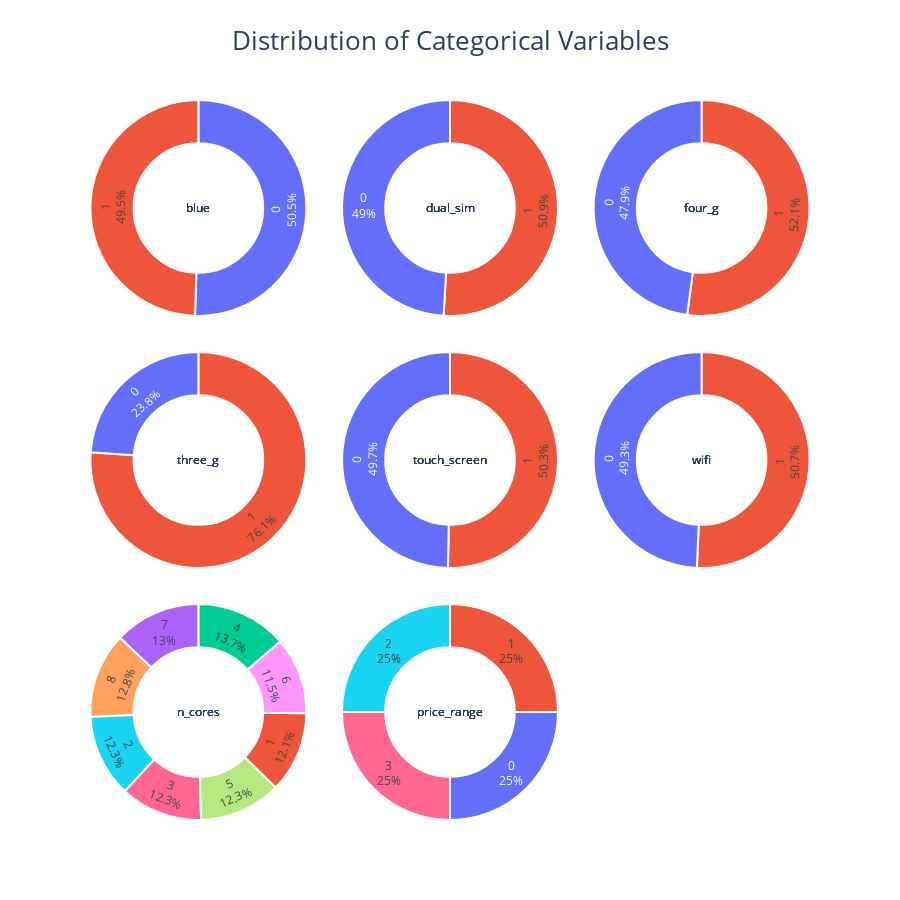

Here is the notebook cell this chart was saved with:
### Code cell
for i, features in enumerate(categorical_data.columns):
    value_counts = categorical_data[features].value_counts()

    pie_chart = go.Pie(
        labels = value_counts.index,
        values = value_counts.values,
        hole=0.6,
        textinfo='percent+label',
        textposition='inside',
        title=features,
        marker = {'line':{'color':'white','width':2}}
    )

    row, col = divmod(i,3)
    fig.add_trace(pie_chart,row=row+1,col=col+1)

fig.update_layout(
        title_text = "Distribution of Categorical Variables",
        title_x = 0.5, title_font={'size':26}
    )

fig.show()

### Figure 1 — Plotly figure (JSON) as saved in the notebook; plotly's stock layout.template omitted (floating-point values rounded to 4 significant figures)
{"data": [{"domain": {"x": [0, 0.32], "y": [0.7, 1]}, "hole": 0.6, "labels": [0, 1], "marker": {"line": {"color": "white", "width": 2}}, "textinfo": "percent+label", "textposition": "inside", "title": {"text": "blue"}, "type": "pie", "values": [1010, 990]}, {"domain": {"x": [0.34, 0.66], "y": [0.7, 1]}, "hole": 0.6, "labels": [1, 0], "marker": {"line": {"color": "white", "width": 2}}, "textinfo": "percent+label", "textposition": "inside", "title": {"text": "dual_sim"}, "type": "pie", "values": [1019, 981]}, {"domain": {"x": [0.68, 1], "y": [0.7, 1]}, "hole": 0.6, "labels": [1, 0], "marker": {"line": {"color": "white", "width": 2}}, "textinfo": "percent+label", "textposition": "inside", "title": {"text": "four_g"}, "type": "pie", "values": [1043, 957]}, {"domain": {"x": [0, 0.32], "y": [0.35, 0.65]}, "hole": 0.6, "labels": [1, 0], "marker": {"line": {"color": "white", "width": 2}}, "textinfo": "percent+label", "textposition": "inside", "title": {"text": "three_g"}, "type": "pie", "values": [1523, 477]}, {"domain": {"x": [0.34, 0.66], "y": [0.35, 0.65]}, "hole": 0.6, "labels": [1, 0], "marker": {"line": {"color": "white", "width": 2}}, "textinfo": "percent+label", "textposition": "inside", "title": {"text": "touch_screen"}, "type": "pie", "values": [1006, 994]}, {"domain": {"x": [0.68, 1], "y": [0.35, 0.65]}, "hole": 0.6, "labels": [1, 0], "marker": {"line": {"color": "white", "width": 2}}, "textinfo": "percent+label", "textposition": "inside", "title": {"text": "wifi"}, "type": "pie", "values": [1014, 986]}, {"domain": {"x": [0, 0.32], "y": [0, 0.3]}, "hole": 0.6, "labels": [4, 7, 8, 2, 3, 5, 1, 6], "marker": {"line": {"color": "white", "width": 2}}, "textinfo": "percent+label", "textposition": "inside", "title": {"text": "n_cores"}, "type": "pie", "values": [274, 259, 256, 247, 246, 246, 242, 230]}, {"domain": {"x": [0.34, 0.66], "y": [0, 0.3]}, "hole": 0.6, "labels": [1, 2, 3, 0], "marker": {"line": {"color": "white", "width": 2}}, "textinfo": "percent+label", "textposition": "inside", "title": {"text": "price_range"}, "type": "pie", "values": [500, 500, 500, 500]}, {"domain": {"x": [0, 0.32], "y": [0.7, 1]}, "hole": 0.6, "labels": [0, 1], "marker": {"line": {"color": "white", "width": 2}}, "textinfo": "percent+label", "textposition": "inside", "title": {"text": "blue"}, "type": "pie", "values": [1010, 990]}, {"domain": {"x": [0.34, 0.66], "y": [0.7, 1]}, "hole": 0.6, "labels": [1, 0], "marker": {"line": {"color": "white", "width": 2}}, "textinfo": "percent+label", "textposition": "inside", "title": {"text": "dual_sim"}, "type": "pie", "values": [1019, 981]}, {"domain": {"x": [0.68, 1], "y": [0.7, 1]}, "hole": 0.6, "labels": [1, 0], "marker": {"line": {"color": "white", "width": 2}}, "textinfo": "percent+label", "textposition": "inside", "title": {"text": "four_g"}, "type": "pie", "values": [1043, 957]}, {"domain": {"x": [0, 0.32], "y": [0.35, 0.65]}, "hole": 0.6, "labels": [1, 0], "marker": {"line": {"color": "white", "width": 2}}, "textinfo": "percent+label", "textposition": "inside", "title": {"text": "three_g"}, "type": "pie", "values": [1523, 477]}, {"domain": {"x": [0.34, 0.66], "y": [0.35, 0.65]}, "hole": 0.6, "labels": [1, 0], "marker": {"line": {"color": "white", "width": 2}}, "textinfo": "percent+label", "textposition": "inside", "title": {"text": "touch_screen"}, "type": "pie", "values": [1006, 994]}, {"domain": {"x": [0.68, 1], "y": [0.35, 0.65]}, "hole": 0.6, "labels": [1, 0], "marker": {"line": {"color": "white", "width": 2}}, "textinfo": "percent+label", "textposition": "inside", "title": {"text": "wifi"}, "type": "pie", "values": [1014, 986]}, {"domain": {"x": [0, 0.32], "y": [0, 0.3]}, "hole": 0.6, "labels": [4, 7, 8, 2, 3, 5, 1, 6], "marker": {"line": {"color": "white", "width": 2}}, "textinfo": "percent+label", "textposition": "inside", "title": {"text": "n_cores"}, "type": "pie", "values": [274, 259, 256, 247, 246, 246, 242, 230]}, {"domain": {"x": [0.34, 0.66], "y": [0, 0.3]}, "hole": 0.6, "labels": [1, 2, 3, 0], "marker": {"line": {"color": "white", "width": 2}}, "textinfo": "percent+label", "textposition": "inside", "title": {"text": "price_range"}, "type": "pie", "values": [500, 500, 500, 500]}, {"domain": {"x": [0, 0.32], "y": [0.7, 1]}, "hole": 0.6, "labels": [0, 1], "marker": {"line": {"color": "white", "width": 2}}, "textinfo": "percent+label", "textposition": "inside", "title": {"text": "blue"}, "type": "pie", "values": [1010, 990]}, {"domain": {"x": [0.34, 0.66], "y": [0.7, 1]}, "hole": 0.6, "labels": [1, 0], "marker": {"line": {"color": "white", "width": 2}}, "textinfo": "percent+label", "textposition": "inside", "title": {"text": "dual_sim"}, "type": "pie", "values": [1019, 981]}, {"domain": {"x": [0.68, 1], "y": [0.7, 1]}, "hole": 0.6, "labels": [1, 0], "marker": {"line": {"color": "white", "width": 2}}, "textinfo": "percent+label", "textposition": "inside", "title": {"text": "four_g"}, "type": "pie", "values": [1043, 957]}, {"domain": {"x": [0, 0.32], "y": [0.35, 0.65]}, "hole": 0.6, "labels": [1, 0], "marker": {"line": {"color": "white", "width": 2}}, "textinfo": "percent+label", "textposition": "inside", "title": {"text": "three_g"}, "type": "pie", "values": [1523, 477]}, {"domain": {"x": [0.34, 0.66], "y": [0.35, 0.65]}, "hole": 0.6, "labels": [1, 0], "marker": {"line": {"color": "white", "width": 2}}, "textinfo": "percent+label", "textposition": "inside", "title": {"text": "touch_screen"}, "type": "pie", "values": [1006, 994]}, {"domain": {"x": [0.68, 1], "y": [0.35, 0.65]}, "hole": 0.6, "labels": [1, 0], "marker": {"line": {"color": "white", "width": 2}}, "textinfo": "percent+label", "textposition": "inside", "title": {"text": "wifi"}, "type": "pie", "values": [1014, 986]}, {"domain": {"x": [0, 0.32], "y": [0, 0.3]}, "hole": 0.6, "labels": [4, 7, 8, 2, 3, 5, 1, 6], "marker": {"line": {"color": "white", "width": 2}}, "textinfo": "percent+label", "textposition": "inside", "title": {"text": "n_cores"}, "type": "pie", "values": [274, 259, 256, 247, 246, 246, 242, 230]}, {"domain": {"x": [0.34, 0.66], "y": [0, 0.3]}, "hole": 0.6, "labels": [1, 2, 3, 0], "marker": {"line": {"color": "white", "width": 2}}, "textinfo": "percent+label", "textposition": "inside", "title": {"text": "price_range"}, "type": "pie", "values": [500, 500, 500, 500]}, {"domain": {"x": [0, 0.32], "y": [0.7, 1]}, "hole": 0.6, "labels": [0, 1], "marker": {"line": {"color": "white", "width": 2}}, "textinfo": "percent+label", "textposition": "inside", "title": {"text": "blue"}, "type": "pie", "values": [1010, 990]}, {"domain": {"x": [0.34, 0.66], "y": [0.7, 1]}, "hole": 0.6, "labels": [1, 0], "marker": {"line": {"color": "white", "width": 2}}, "textinfo": "percent+label", "textposition": "inside", "title": {"text": "dual_sim"}, "type": "pie", "values": [1019, 981]}, {"domain": {"x": [0.68, 1], "y": [0.7, 1]}, "hole": 0.6, "labels": [1, 0], "marker": {"line": {"color": "white", "width": 2}}, "textinfo": "percent+label", "textposition": "inside", "title": {"text": "four_g"}, "type": "pie", "values": [1043, 957]}, {"domain": {"x": [0, 0.32], "y": [0.35, 0.65]}, "hole": 0.6, "labels": [1, 0], "marker": {"line": {"color": "white", "width": 2}}, "textinfo": "percent+label", "textposition": "inside", "title": {"text": "three_g"}, "type": "pie", "values": [1523, 477]}, {"domain": {"x": [0.34, 0.66], "y": [0.35, 0.65]}, "hole": 0.6, "labels": [1, 0], "marker": {"line": {"color": "white", "width": 2}}, "textinfo": "percent+label", "textposition": "inside", "title": {"text": "touch_screen"}, "type": "pie", "values": [1006, 994]}, {"domain": {"x": [0.68, 1], "y": [0.35, 0.65]}, "hole": 0.6, "labels": [1, 0], "marker": {"line": {"color": "white", "width": 2}}, "textinfo": "percent+label", "textposition": "inside", "title": {"text": "wifi"}, "type": "pie", "values": [1014, 986]}, {"domain": {"x": [0, 0.32], "y": [0, 0.3]}, "hole": 0.6, "labels": [4, 7, 8, 2, 3, 5, 1, 6], "marker": {"line": {"color": "white", "width": 2}}, "textinfo": "percent+label", "textposition": "inside", "title": {"text": "n_cores"}, "type": "pie", "values": [274, 259, 256, 247, 246, 246, 242, 230]}, {"domain": {"x": [0.34, 0.66], "y": [0, 0.3]}, "hole": 0.6, "labels": [1, 2, 3, 0], "marker": {"line": {"color": "white", "width": 2}}, "textinfo": "percent+label", "textposition": "inside", "title": {"text": "price_range"}, "type": "pie", "values": [500, 500, 500, 500]}, {"domain": {"x": [0, 0.32], "y": [0.7, 1]}, "hole": 0.6, "labels": [0, 1], "marker": {"line": {"color": "white", "width": 2}}, "textinfo": "percent+label", "textposition": "inside", "title": {"text": "blue"}, "type": "pie", "values": [1010, 990]}, {"domain": {"x": [0.34, 0.66], "y": [0.7, 1]}, "hole": 0.6, "labels": [1, 0], "marker": {"line": {"color": "white", "width": 2}}, "textinfo": "percent+label", "textposition": "inside", "title": {"text": "dual_sim"}, "type": "pie", "values": [1019, 981]}, {"domain": {"x": [0.68, 1], "y": [0.7, 1]}, "hole": 0.6, "labels": [1, 0], "marker": {"line": {"color": "white", "width": 2}}, "textinfo": "percent+label", "textposition": "inside", "title": {"text": "four_g"}, "type": "pie", "values": [1043, 957]}, {"domain": {"x": [0, 0.32], "y": [0.35, 0.65]}, "hole": 0.6, "labels": [1, 0], "marker": {"line": {"color": "white", "width": 2}}, "textinfo": "percent+label", "textposition": "inside", "title": {"text": "three_g"}, "type": "pie", "values": [1523, 477]}, {"domain": {"x": [0.34, 0.66], "y": [0.35, 0.65]}, "hole": 0.6, "labels": [1, 0], "marker": {"line": {"color": "white", "width": 2}}, "textinfo": "percent+label", "textposition": "inside", "title": {"text": "touch_screen"}, "type": "pie", "values": [1006, 994]}, {"domain": {"x": [0.68, 1], "y": [0.35, 0.65]}, "hole": 0.6, "labels": [1, 0], "marker": {"line": {"color": "white", "width": 2}}, "textinfo": "percent+label", "textposition": "inside", "title": {"text": "wifi"}, "type": "pie", "values": [1014, 986]}, {"domain": {"x": [0, 0.32], "y": [0, 0.3]}, "hole": 0.6, "labels": [4, 7, 8, 2, 3, 5, 1, 6], "marker": {"line": {"color": "white", "width": 2}}, "textinfo": "percent+label", "textposition": "inside", "title": {"text": "n_cores"}, "type": "pie", "values": [274, 259, 256, 247, 246, 246, 242, 230]}, {"domain": {"x": [0.34, 0.66], "y": [0, 0.3]}, "hole": 0.6, "labels": [1, 2, 3, 0], "marker": {"line": {"color": "white", "width": 2}}, "textinfo": "percent+label", "textposition": "inside", "title": {"text": "price_range"}, "type": "pie", "values": [500, 500, 500, 500]}], "layout": {"height": 900, "showlegend": false, "title": {"font": {"size": 26}, "text": "Distribution of Categorical Variables", "x": 0.5}, "width": 900}}
